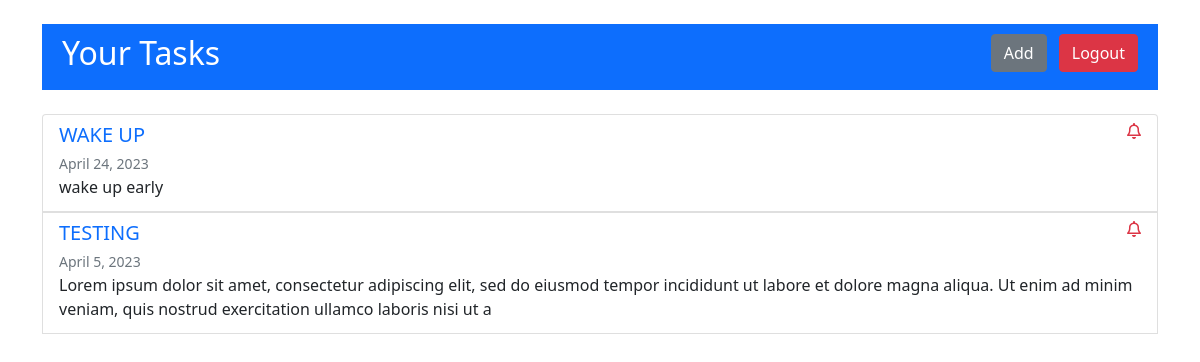
Before: / (signed in) with the older database file.
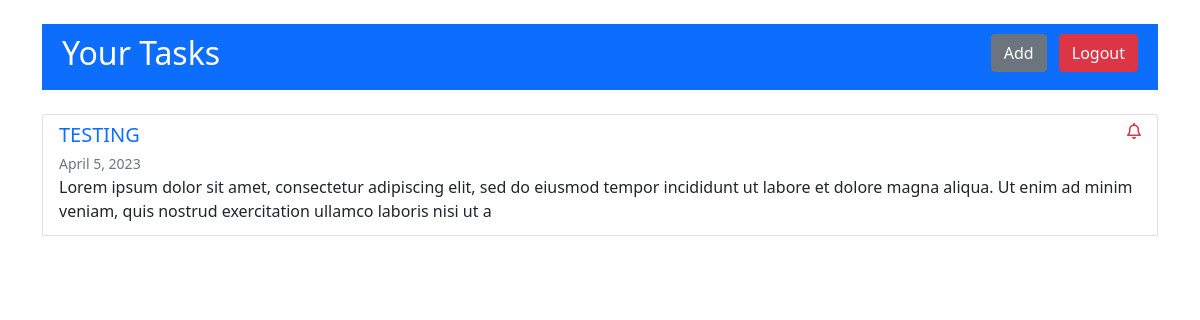
After: the same page with the newer database file.
### tasktracker/models.py (models this page shows, shortened)
class Task(models.Model):
    account = models.ForeignKey(Account, null=True, on_delete=models.CASCADE)
    task_name = models.CharField(max_length=200, null=False)
    task_description = models.CharField(max_length=200, null=False)
    task_date = models.DateField()
    date_reached = models.BooleanField(default=False, null=True)
    created = models.DateTimeField(auto_now_add=True)

### tasktracker/views.py (the view)
# urls.py: path('', views.home, name="home"),
def home(request):
    if request.user.is_authenticated:
        form = TaskForm()
        tasks = Task.objects.filter(account=request.user.account)
        today = datetime.now().date() # .strftime('%Y-%m-%d')
        for task in tasks:
            if today > task.task_date:
                task.date_reached = True
        if len(tasks) > 0:
            avail = True
        else:
            avail = False
        context = {'form': form, 'tasks': tasks, 'avail': avail}
        return render(request, 'tasktracker/task.html', context)
    else:
        return redirect('login')

### tasktracker/templates/tasktracker/task.html (shortened to what this page needs)
<!DOCTYPE html>
<html lang="en">
<head>
    {% load static %}
    <link rel="stylesheet" href="https://cdnjs.cloudflare.com/ajax/libs/font-awesome/6.4.0/css/all.min.css">
    <link href="https://cdn.jsdelivr.net/npm/bootstrap@5.0.2/dist/css/bootstrap.min.css" rel="stylesheet">
    <link rel="stylesheet" href="{% static 'css/task.css' %}">
</head>
<body>
    <div class="container mt-4">
        <div class=" mb-4">
            <div class="my-header bg-primary text-white">
                <h2>Your Tasks</h2>
                <div>
                    <button type="button" class="btn btn-secondary mx-2" data-bs-toggle="modal" data-bs-target="#task-modal" data-bs-whatever="@mdo">Add</button>
                    <a href="{% url 'logout' %}" class="btn btn-danger">Logout</a>
                </div>
            </div>
        </div>
        <div class="list-group mt-2">
            {% if avail %}
                {% for task in tasks %}
                    <a class="list-group-item list-group-item-action flex-column align-items-start" data-bs-toggle="offcanvas" href="#task-preview-{{ task.id}}" role="button" aria-controls="task-preview">
                        <div class="d-flex w-100 justify-content-between">
                            <h5 class="text-primary mb-1" style="text-transform: uppercase;">{{ task.task_name }}</h5>
                            {% if task.date_reached %}
                                <i class="fa-sharp fa-regular fa-bell text-danger"></i>
                            {% else %}
                                <i class="fa-sharp fa-regular fa-bell text-primary"></i>
                            {% endif %}
                        </div>
                        <small class="text-secondary">{{ task.task_date }}</small>
                        <p class="mb-1">{{ task.task_description }}</p>
                    </a>
                {% endfor %}
            {% else %}
                <div class="container">
                    <h1 class="lead">No Tasks available...</h1>
                </div>
            {% endif %}
        </div>
    </div>
</body>
</html>

Changed rows visible on the page:
removed Task: task_name "WAKE UP", date_reached False (drawn), task_date "April 24, 2023", task_description "wake up early"
